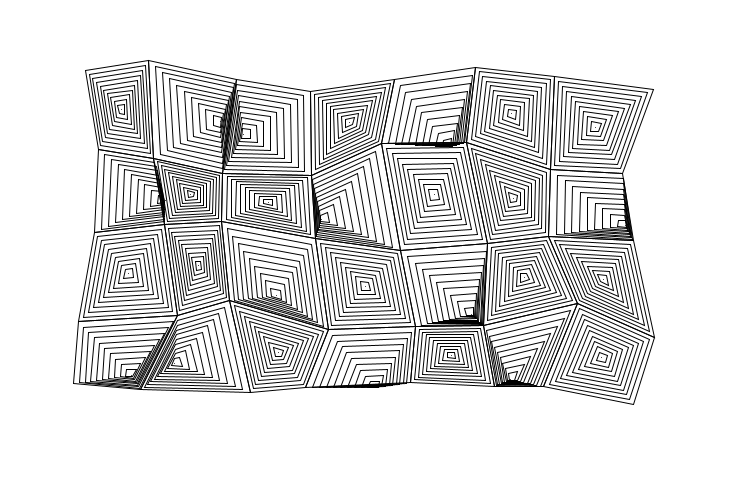
Frame 1 (no input)
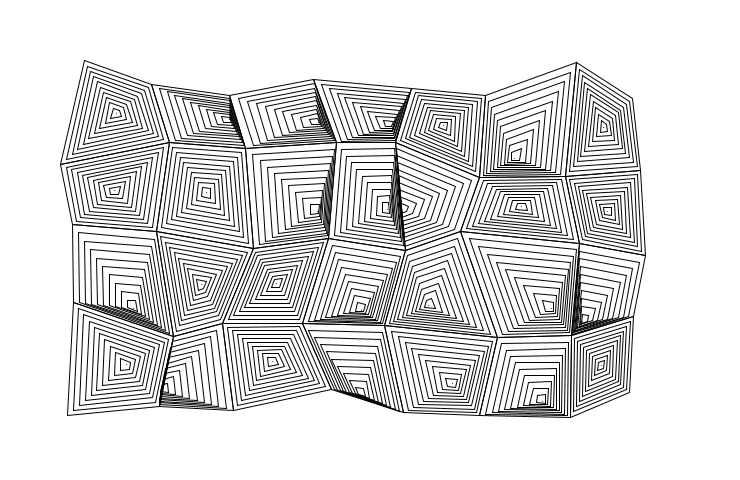
Frame 2 (the mouse pressed at the canvas centre, redrawn once)

The Processing sketch that drew these frames (run headless with seeded random() and noise(); the mouse was pressed at the canvas centre and the sketch redrawn once):

// Processing sketch: HansKornederUntitled6
// ── HansKornederUntitled6.pde
/* 
 Part of the ReCode Project (http://recodeproject.com)
 Based on "Untitled 6" by Hans Korneder
 Originally published in "Computer Graphics and Art" v3n2, 1978
 Copyright (c) 2013 Corneel Cannaerts - OSI/MIT license (http://recodeproject/license).
 */

//made during Processing Ghent Recode Workshop 
//Corneel Cannaerts  @introspect0r 

int pad;
int numX;
int numY;
int stepX;
int stepY;
float gridOffSet;
float cenOffSet;
ArrayList<Polygon> polygons;

void setup() {
  size(740, 480);
  pad = 80;
  stepX = 80;
  stepY = 80;
  numX = 8;
  numY = 5;
  gridOffSet = 20;
  cenOffSet = 40;
  initPolygons();
}

void draw() {
  background(255);
  stroke(0);
  strokeWeight(1);
  noFill();
  for (Polygon p : polygons) {
    p.render();
  }
  noLoop();
}

//initialize the polygons
void initPolygons() {
  PVector[][] grid = new PVector[8][6]; 
  polygons =  new ArrayList();
  //make a distorted grid
  for (int i=0; i<numX; i++) {
    for (int j=0; j<numY; j++) {    
      grid[i][j] = new PVector(pad+random(-gridOffSet, gridOffSet)+stepX*i, pad+random(-gridOffSet, gridOffSet)+stepY*j);
    }
  }
  //initialize the polygons and add to arraylist
  for (int i=0; i<numX-1; i++) {
    for (int j=0; j<numY-1; j++) {    
      Polygon temp = new Polygon(grid[i][j], grid[i+1][j], grid[i+1][j+1], grid[i][j+1]);
      polygons.add(temp);
    }
  }
}

void mousePressed() {
  initPolygons();
  loop();
}

//simple polygon class
//stores coordinates and center
//renders offset 
class Polygon {
  PVector a, b, c, d, cen;
  Polygon(PVector a, PVector b, PVector c, PVector d) {
    this.a = a;
    this.b = b;
    this.c = c;
    this.d = d;

    //add all coordinates adn divide by 4
    cen = a.get();
    cen.add(b);
    cen.add(c);
    cen.add(d);
    cen.mult(0.25);

    //some centers offset downwards
    if (random(1)<0.5) {
      cen.add(new PVector(random(-cenOffSet, cenOffSet), random(0, cenOffSet)));
    }
  }

  //draw ploygons
  //we interpolate between coordinates and the center using lerp
  void render() {
    for (float i=0; i<1; i+=0.1) {
      beginShape();
      vertex(lerp(a.x, cen.x, i), lerp(a.y, cen.y, i));
      vertex(lerp(b.x, cen.x, i), lerp(b.y, cen.y, i));
      vertex(lerp(c.x, cen.x, i), lerp(c.y, cen.y, i));
      vertex(lerp(d.x, cen.x, i), lerp(d.y, cen.y, i));
      endShape(CLOSE);
      println(i);
    }
    point(cen.x, cen.y);
  }
}
